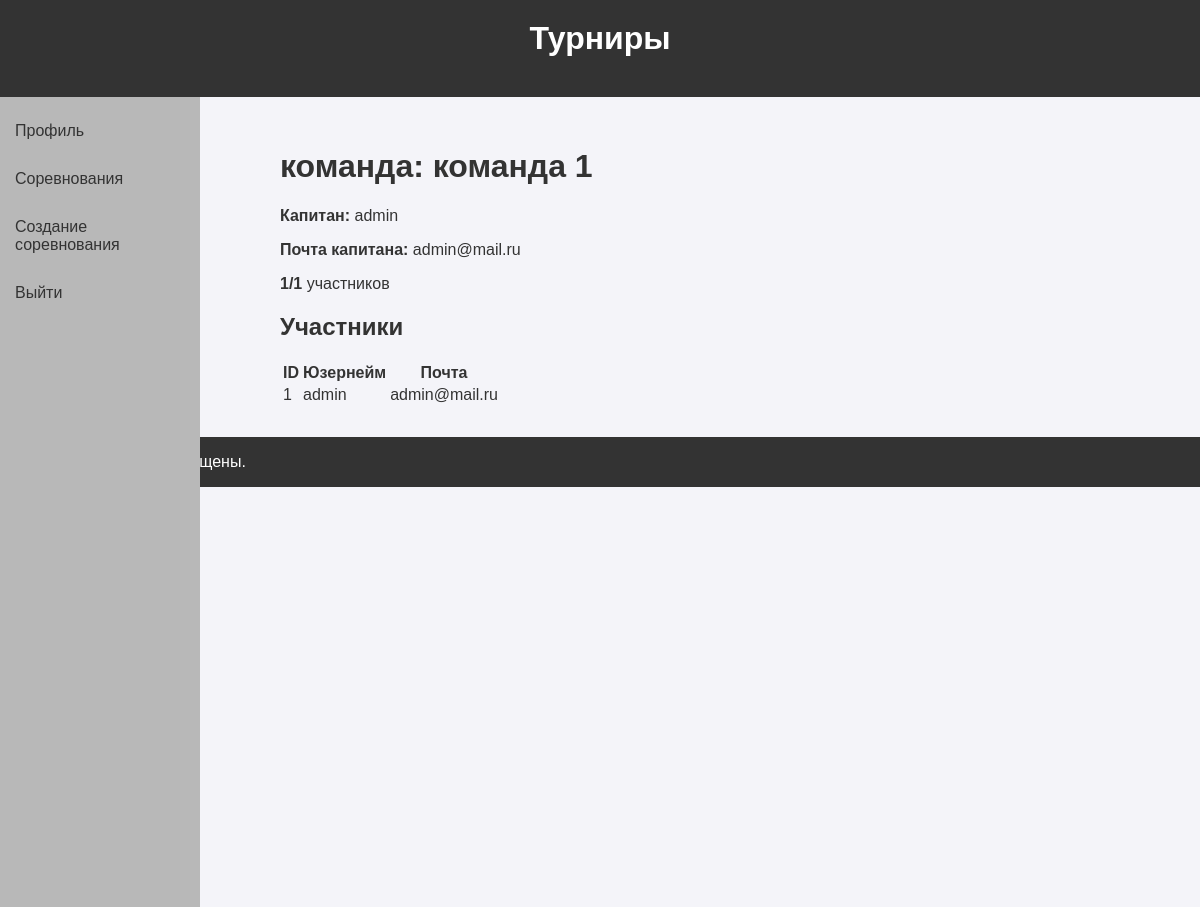
The page /team_detail/19/ (signed in) on the database its author committed.
### tournaments/models.py (models this page shows, shortened)
class Team(models.Model):
    tournament = models.ForeignKey(Tournament, on_delete=models.CASCADE, related_name='team_set')
    members = models.ManyToManyField(Profile, related_name='teams', blank=True)
    name = models.CharField(max_length=100)
    captain = models.CharField(max_length=100)
    email = models.CharField(max_length=100)
    matches = models.IntegerField(default=0)
    wins = models.IntegerField(default=0)
    draws = models.IntegerField(default=0)
    losses = models.IntegerField(default=0)
    points = models.IntegerField(default=0)

class Profile(AbstractUser):
    USER_ROLES = (
        ('admin', 'Administrator'),
        ('user', 'User'),
    )
    role = models.CharField(max_length=10, choices=USER_ROLES, default='user')
    country = models.CharField(max_length=100)
    city = models.CharField(max_length=100)
    faculty = models.CharField(max_length=100)
    study_group = models.CharField(max_length=100)
    speciality = models.CharField(max_length=100)

### tournaments/views.py (the view)
# urls.py: path('team_detail/<int:team_id>/', team_detail, name='team_detail'),
@login_required
def team_detail(request, team_id):
    team = get_object_or_404(Team, id=team_id)
    tournament = team.tournament
    team_size = tournament.team_size
    members_count = team.members.count()
    return render(request, 'tournament/team_detail.html', {'team': team, 'team_size': team_size,
                                                           'members_count': members_count})

### tournaments/templates/tournament/team_detail.html (shortened to what this page needs)
{% extends 'tournament/base.html' %}
{% block content %}
<h1>команда: {{ team.name }}</h1>
    <p><strong>Капитан:</strong> {{ team.captain }}</p>
    <p><strong>Почта капитана:</strong> {{ team.email }}</p>
    <p><strong>{{ members_count }}/{{ team_size }}</strong> участников</p>
<section class="container-team">
     <h2>Участники</h2>
    <table>
        <thead>
            <tr>
                <th>ID</th>
                <th>Юзернейм</th>
                <th>Почта</th>
            </tr>
        </thead>
        <tbody>
            {% for member in team.members.all %}
                <tr>
                    <td>{{ forloop.counter }}</td>
                    <td>{{ member.username }}</td>
                    <td>{{ member.email }}</td>
                </tr>
            {% endfor %}
        </tbody>
    </table>
    </section>
{% endblock %}

### tournaments/templates/tournament/base.html (style rules this page uses)
html { height: 100%; }
body { position: relative; font-family: Arial, sans-serif; margin: 0; padding: 0; background-color: #f4f4f9; color: #333; }

### rows shown on the page
Team: name "команда 1", captain "admin", email "admin@mail.ru"
Profile: username "admin", email "admin@mail.ru"

### other values the page prints
{{ members_count }} "1"
{{ team_size }} "1"
